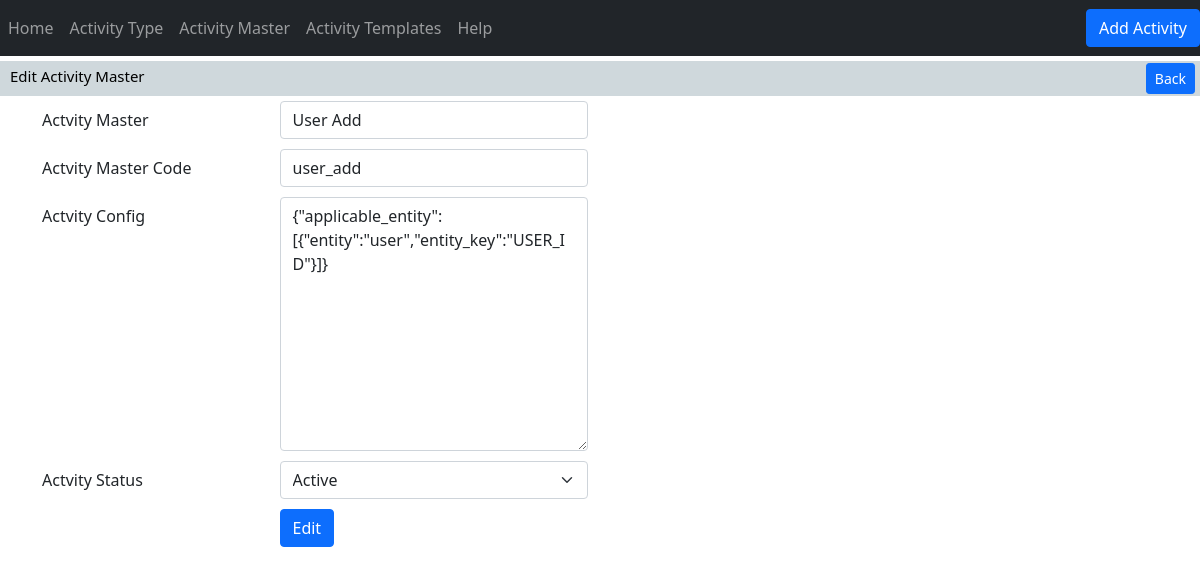
Screenshot of /activityMaster/edit/1/ with the database file from the repository.
### activity/models.py (models this page shows, shortened)
class activityMaster(models.Model):
    ACTIVITY_MASTER_STATUS = (
        ("Active","Active"),
        ("Inactive","Inactive")
    )
    iActivityMasterId   = models.AutoField(primary_key=True)
    cActivityMasterName = models.CharField(max_length=256,null=False)
    cActivityMasterCode = models.CharField(max_length=256,null=False,unique=True)
    tActivityConfig     = models.TextField(max_length=256,null=False,default='')
    eStatus             = models.CharField(max_length=256,null=False,choices=ACTIVITY_MASTER_STATUS)
    dAddedDate          = models.DateField(null=True)
    dUpdatedDate        = models.DateField(null=True)

### activity/views.py (the view)
# urls.py: path('activityMaster/edit/<int:pk>/', views.activityMasterFormView, name='activityMasterEdit'),
def activityMasterFormView(request,pk=None):
    instance = get_object_or_404(activityMaster, pk=pk) if pk else None
    if request.method == 'POST':
        activityMasterName = request.POST.get('inputActivityMasterName')
        activityMasterCode = request.POST.get('inputActivityMasterCode')
        activityConfig     = request.POST.get('inputActivityConfig')
        status             = request.POST.get('inputActivityMasterStatus')
        POST_DATA                           = request.POST.copy()
        POST_DATA['cActivityMasterName']    = activityMasterName
        POST_DATA['cActivityMasterCode']    = activityMasterCode.strip()
        POST_DATA['tActivityConfig']        = activityConfig
        POST_DATA['eStatus']                = status
        if instance==None:
            POST_DATA['dAddedDate']         = timezone.now().date()
        POST_DATA['dUpdatedDate']           = timezone.now().date()
        try:
            form = ActivityMasterForm(POST_DATA, instance=instance)
            if form.is_valid():
                form.save()
                return redirect('activityMaster')  # Redirect to a list or success page
            else:
                return HttpResponse("Somthing Went Wrong!!")
        except Exception as e:
            return HttpResponse("Somthing went wrong!!",e)
    else:
        form = ActivityMasterForm(instance=instance)
    return render(request, 'activity/activity_master_form.html', {'form': form, 'instance': instance})

### activity/form.py
class ActivityMasterForm(ModelForm):
    class Meta:
        model = activityMaster
        fields = '__all__'

### activity/templates/activity/activity_master_form.html (shortened to what this page needs)
{% extends 'activity/main.html'%}
{%block content%}
<div class="row">
    <div class="col-12">
        <div class="page-strip">
            <div class="strip-left">
                <div class="strip-title"> {% if instance %}Edit{% else %}Add{% endif %}  Activity Master</div>
            </div>
            <div class="strip-right">
                <div class="back-button">
                    <a href="{% url 'activityMaster'%}" class="btn btn-primary btn-sm strip-button">Back</a>
                </div>
            </div>
        </div>
    </div>
</div>
<div class="container">
    <div class="row">
        <div class="col">
            <form action="{% if instance %}{% url 'activityTypeEdit' pk=instance.pk %}{% else %}{% url 'activityTypeAdd' %}{% endif %}" method="post">
                <div class="form-group row">
                    <label for="inputActivityMasterName" class="col-sm-5 col-form-label" >Actvity Master</label>
                    <div class="col-sm-7">
                        <input type="text" class="form-control" id="inputActivityMasterName" aria-describedby="activityMasterNameHelp"
                        placeholder="" name="inputActivityMasterName" value="{{ instance.cActivityMasterName|default:'' }}">
                    </div>
                </div>
                <div class="form-group row">
                    <label for="inputActivityMasterCode" class="col-sm-5 col-form-label" >Actvity Master Code</label>
                    <div class="col-sm-7">
                        <input type="text" class="form-control" id="inputActivityMasterCode" aria-describedby="activityMasterCodeHelp"
                        placeholder="" name="inputActivityMasterCode" value="{{ instance.cActivityMasterCode|default:'' }}">
                    </div>
                </div>
                <div class="form-group row">
                    <label for="inputActivityConfig" class="col-sm-5 col-form-label" >Actvity Config</label>
                    <div class="col-sm-7">
                        <textarea class="form-control" id="inputActivityConfig" aria-describedby="activityConfigHelp"
                        placeholder="" name="inputActivityConfig" cols="20" rows="10">{{ instance.tActivityConfig|default:'' }}</textarea>
                    </div>
                </div>
                <div class="form-group row">
                    <label for="inputActivityMasterStatus" class="col-sm-5 col-form-label" >Actvity Status</label>
                    <div class="col-sm-7">
                        <select class="form-select" id="inputActivityMasterStatus" aria-describedby="activityMasterStatusHelp" placeholder="" name="inputActivityMasterStatus" >
                            <option value="Active"  {% if instance and instance.eStatus == "Active" %}selected{% endif %}>Active</option>
                        </select>
                    </div>
                </div>
                <div class="form-group row">
                    <div class="col-sm-5"></div>
                    <div class="col-sm-7">
                      <button type="submit" class="btn btn-primary">{% if instance %}Edit{% else %}Add{% endif %}</button>
                    </div>
                  </div>
            </form>
        </div>
        <div class="col"></div>
    </div>
</div>
{%endblock%}

### static/css/comman-activity.css (style rules this page uses)
.page-strip { background: #cfd8dc; color: #000; margin: 5px 0px 5px 0px; padding: 2px 0 2px 0; height: 35px; }
.strip-title { font-size: 15px; font-weight: 500; padding: 2px 0px 0px 10px; }
.strip-right { float: right; display: flex; margin:0px 3px ; }
.strip-left { position: absolute; }
.back-button { margin: 0px 2px 2px 0px; }

### activity/templates/activity/activity_master_form.html (style rules this page uses)
.form-group { margin-bottom: 10px; }

### rows the page displays
activityMaster: inputActivityMasterName "User Add", inputActivityMasterCode "user_add", inputActivityConfig "{\"applicable_entity\":[{\"entity\":\"user\",\"entity_key\":\"USER_ID\"}]}", inputActivityMasterStatus "Active"
